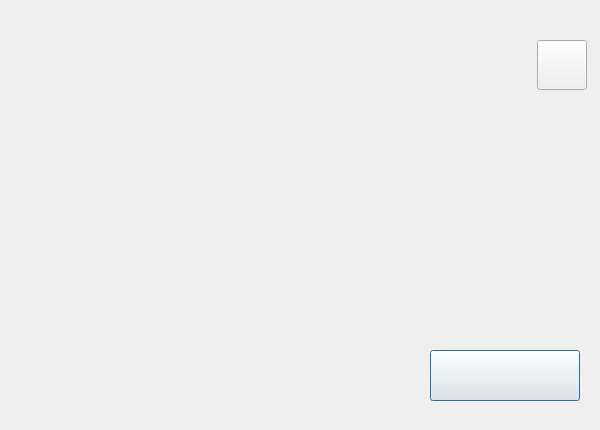
<?xml version="1.0" encoding="UTF-8"?>
<ui version="4.0">
 <class>LoginDlg</class>
 <widget class="QDialog" name="LoginDlg">
  <property name="enabled">
   <bool>true</bool>
  </property>
  <property name="geometry">
   <rect>
    <x>0</x>
    <y>0</y>
    <width>600</width>
    <height>430</height>
   </rect>
  </property>
  <property name="windowTitle">
   <string>欢迎</string>
  </property>
  <property name="windowIcon">
   <iconset resource="res.qrc">
    <normaloff>:/Images/images/1.png</normaloff>:/Images/images/1.png</iconset>
  </property>
  <widget class="QPushButton" name="pushButton">
   <property name="geometry">
    <rect>
     <x>430</x>
     <y>350</y>
     <width>150</width>
     <height>51</height>
    </rect>
   </property>
   <property name="text">
    <string/>
   </property>
  </widget>
  <widget class="QPushButton" name="pushButton_2">
   <property name="geometry">
    <rect>
     <x>537</x>
     <y>40</y>
     <width>50</width>
     <height>50</height>
    </rect>
   </property>
   <property name="text">
    <string/>
   </property>
  </widget>
  <widget class="QLabel" name="label">
   <property name="geometry">
    <rect>
     <x>240</x>
     <y>214</y>
     <width>160</width>
     <height>129</height>
    </rect>
   </property>
   <property name="text">
    <string/>
   </property>
  </widget>
 </widget>
 <resources>
  <include location="res.qrc"/>
 </resources>
 <connections>
  <connection>
   <sender>pushButton</sender>
   <signal>clicked()</signal>
   <receiver>LoginDlg</receiver>
   <slot>accept()</slot>
   <hints>
    <hint type="sourcelabel">
     <x>317</x>
     <y>251</y>
    </hint>
    <hint type="destinationlabel">
     <x>199</x>
     <y>149</y>
    </hint>
   </hints>
  </connection>
 </connections>
</ui>
